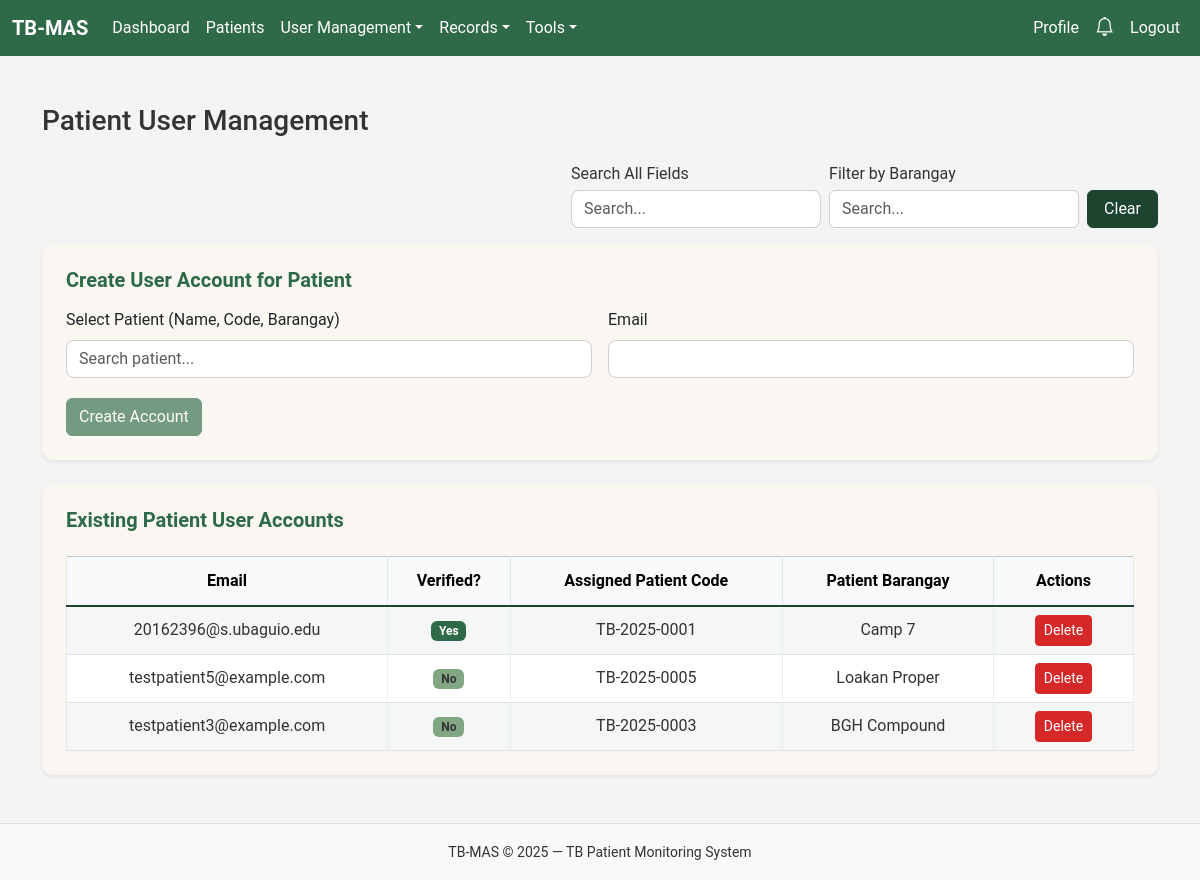
The app's page /public/admin/users.php (signed in), older data.
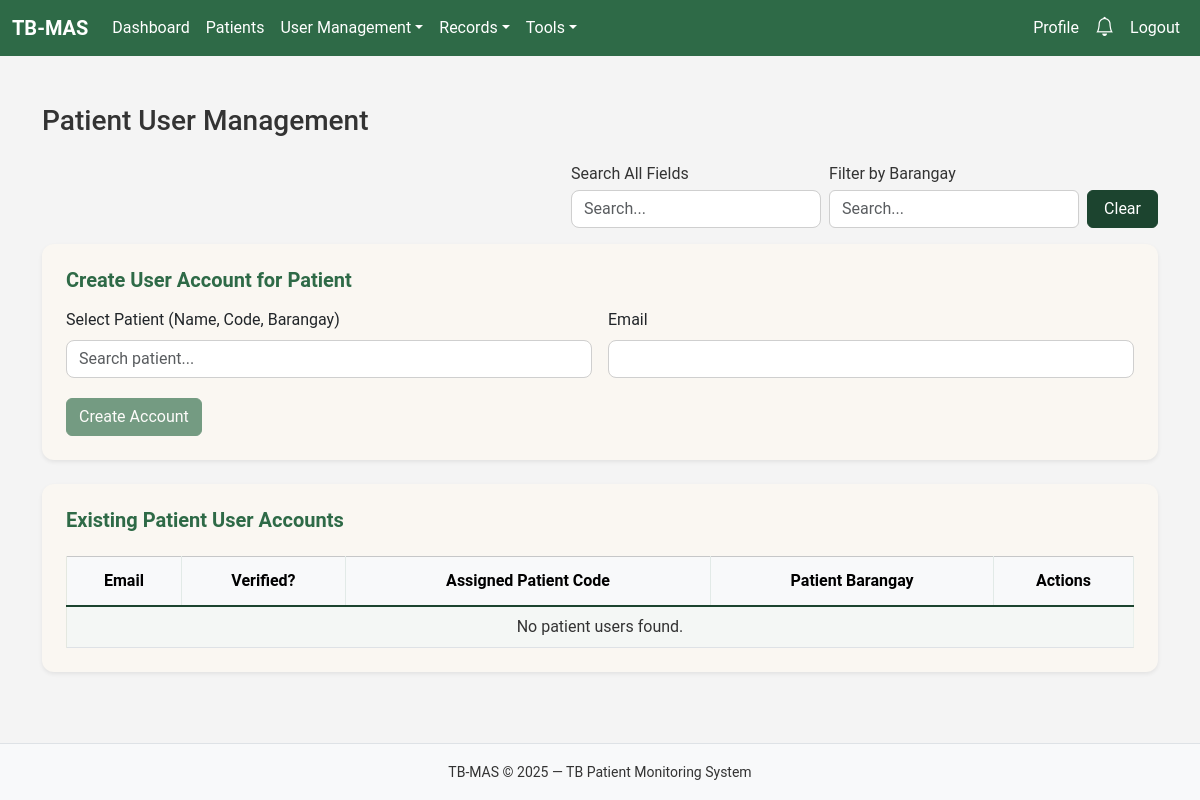
The same page, newer data.
### tables this page shows
CREATE TABLE `patients` (
  `patient_id` int(11) NOT NULL,
  `user_id` int(11) DEFAULT NULL,
  `patient_code` varchar(50) NOT NULL,
  `name` varchar(255) NOT NULL DEFAULT '',
  `age` int(11) DEFAULT NULL,
  `sex` enum('M','F','Unknown') DEFAULT 'Unknown',
  `barangay` varchar(100) NOT NULL,
  `contact_number` varchar(50) DEFAULT NULL,
  `philhealth_id` varchar(14) DEFAULT NULL,
  `tb_case_number` varchar(80) DEFAULT NULL,
  `bacteriological_status` enum('BC','CD','Unknown') DEFAULT 'Unknown',
  `anatomical_site` enum('P','EP','Unknown') DEFAULT 'Unknown',
  `drug_susceptibility` enum('DS','DR','Unknown') DEFAULT 'Unknown',
  `treatment_history` enum('New','Retreatment','Unknown') DEFAULT 'Unknown',
  `created_by` int(11) DEFAULT NULL,
  `created_at` timestamp NOT NULL DEFAULT current_timestamp()
);

CREATE TABLE `users` (
  `user_id` int(11) NOT NULL,
  `email` varchar(150) NOT NULL,
  `password_hash` varchar(255) NOT NULL,
  `role` enum('super_admin','health_worker','patient') NOT NULL,
  `barangay_assigned` varchar(100) DEFAULT NULL,
  `is_verified` tinyint(4) DEFAULT 0,
  `verification_token` varchar(150) DEFAULT NULL,
  `password_reset_required` tinyint(4) DEFAULT 1,
  `created_at` timestamp NOT NULL DEFAULT current_timestamp()
);

### public/admin/users.php (the view, shortened to what this page needs)
<?php
require_once __DIR__.'/../partials/header.php';
require_once __DIR__.'/../partials/navbar.php';
$pdo = getDB();
$q = trim($_GET['q'] ?? '');
$sql = "
    SELECT u.*, p.patient_code, p.barangay AS patient_barangay
    FROM users u
    JOIN patients p ON p.user_id = u.user_id
    WHERE u.role = 'patient'
";
$params = [];
$sql .= " ORDER BY u.created_at DESC";
$stmt = $pdo->prepare($sql);
$stmt->execute($params);
$patientUsers = $stmt->fetchAll();
?>
<div class="container py-4">
  <h3 class="mb-4">Patient User Management</h3>
  <form class="d-flex justify-content-end mb-3"
        method="GET"
        action="/WEBSYS_FINAL_PROJECT/public/"
        data-ajax="patient_users">
      <div class="d-flex gap-2 align-items-end" style="max-width: 900px;">
          <div class="d-flex flex-column" style="width: 250px;">
              <label class="form-label mb-1">Search All Fields</label>
              <input name="q"
                    value="<?= htmlspecialchars($q) ?>"
                    class="form-control"
                    placeholder="Search...">
          </div>
          <div class="d-flex flex-column" style="width: 250px;">
              <label class="form-label mb-1">Filter by Barangay</label>
          </div>
        <button type="button" class="btn btn-secondary search-clear-btn"
                onclick="clearFilters(this.closest('form'))">
          Clear
        </button>
      </div>
  </form>
  <div class="card shadow-sm p-4 mb-4">
    <h5 class="mb-3">Create User Account for Patient</h5>
    <form method="POST" class="row g-3" action="/WEBSYS_FINAL_PROJECT/public/?route=user/create_patient_user">
      <div class="col-md-6">
        <label class="form-label">Select Patient (Name, Code, Barangay)</label>
      </div>
      <div class="col-md-6">
        <label class="form-label">Email</label>
        <input type="email" name="email" class="form-control" required>
      </div>
      <div class="col-12">
        <button class="btn btn-primary" type="submit">Create Account</button>
      </div>
    </form>
  </div>
  <div class="card shadow-sm p-4 mb-4">
    <h5>Existing Patient User Accounts</h5>
    <div class="table-responsive mt-3">
      <table class="table table-bordered table-striped align-middle">
        <thead class="table-light">
          <tr style="text-align: center;">
            <th>Email</th>
            <th>Verified?</th>
            <th>Assigned Patient Code</th>
            <th>Patient Barangay</th>
            <th style="width:140px; min-width:120px;">Actions</th>
          </tr>
        </thead>
        <tbody class="patient-table-body">
        <?php if (empty($patientUsers)): ?>
        <tr><td colspan="5" class="text-center text-muted">No patient users found.</td></tr>
        <?php else: ?>
        <?php foreach ($patientUsers as $u): ?>
          <tr>
            <td class="text-center"><?= htmlspecialchars($u['email']) ?></td>
            <td class="text-center"><?= $u['is_verified']
                  ? '<span class="badge bg-success">Yes</span>'
                  : '<span class="badge bg-warning text-dark">No</span>' ?>
            </td>
            <td class="text-center"><?= htmlspecialchars($u['patient_code']) ?></td>
            <td class="text-center"><?= htmlspecialchars($u['patient_barangay']) ?></td>
            <td class="text-center">
              <a href="/WEBSYS_FINAL_PROJECT/public/?route=user/delete_user&id=<?= $u['user_id'] ?>"
                onclick="return confirm('Delete this user?');"
                class="btn btn-danger btn-sm">Delete</a>
            </td>
          </tr>
        <?php endforeach; ?>
        <?php endif; ?>
        </tbody>
      </table>
    </div>
  </div>
</div>
<?php include __DIR__.'/../partials/footer.php'; ?>

### public/partials/header.php (shortened to what this page needs)
<!DOCTYPE html>
<html lang="en">
<head>
  <link href="https://cdn.jsdelivr.net/npm/bootstrap@5.3.2/dist/css/bootstrap.min.css" rel="stylesheet">
  <link href="https://cdn.jsdelivr.net/npm/bootstrap-icons@1.11.3/font/bootstrap-icons.css" rel="stylesheet">
  <link href="/WEBSYS_FINAL_PROJECT/public/assets/css/app.css" rel="stylesheet">
</head>
<body>

### public/partials/navbar.php (shortened to what this page needs)
<?php
$user = $_SESSION['user'] ?? null;
require_once __DIR__ . '/../../src/models/NotificationModel.php';
?>
<link rel="stylesheet" href="https://cdn.jsdelivr.net/npm/bootstrap-icons@1.10.5/font/bootstrap-icons.css">
<nav class="navbar navbar-expand-lg bg-primary mb-4" data-bs-theme="dark">
  <div class="container-fluid">
    <?php
      $brandLink = "/WEBSYS_FINAL_PROJECT/public/login.php";
      if ($user) {
          if ($user['role'] === 'super_admin') {
              $brandLink = "/WEBSYS_FINAL_PROJECT/public/?route=admin/dashboard";
          } elseif ($user['role'] === 'health_worker') {
              $brandLink = "/WEBSYS_FINAL_PROJECT/public/?route=health/dashboard";
          } elseif ($user['role'] === 'patient') {
              $brandLink = "/WEBSYS_FINAL_PROJECT/public/?route=patientdashboard/index";
          }
      }
    ?>
    <a class="navbar-brand fw-bold" href="<?= $brandLink ?>">TB-MAS</a>
    <div class="collapse navbar-collapse" id="navbarColor01">
      <ul class="navbar-nav me-auto">
        <?php if ($user): ?>
          <?php if ($user['role'] === 'super_admin'): ?>
            <li class="nav-item"><a class="nav-link" href="/WEBSYS_FINAL_PROJECT/public/?route=admin/dashboard">Dashboard</a></li>
            <li class="nav-item"><a class="nav-link" href="/WEBSYS_FINAL_PROJECT/public/?route=patient/index">Patients</a></li>
            <li class="nav-item dropdown">
              <a class="nav-link dropdown-toggle" data-bs-toggle="dropdown" href="#">User Management</a>
            </li>
            <li class="nav-item dropdown">
              <a class="nav-link dropdown-toggle" data-bs-toggle="dropdown" href="#">Records</a>
            </li>
            <li class="nav-item dropdown">
              <a class="nav-link dropdown-toggle" data-bs-toggle="dropdown" href="#">Tools</a>
            </li>
          <?php endif; ?>
        <?php endif; ?>
      </ul>
      <ul class="navbar-nav align-items-center">
        <?php if ($user): ?>
          <li class="nav-item me-2">
            <?php if ($user['role'] === 'super_admin'): ?>
              <a class="nav-link" href="/WEBSYS_FINAL_PROJECT/public/?route=admin/profile">Profile</a>
            <?php elseif ($user['role'] === 'health_worker'): ?>
              <a class="nav-link" href="/WEBSYS_FINAL_PROJECT/public/?route=health/profile">Profile</a>
            <?php elseif ($user['role'] === 'patient'): ?>
              <a class="nav-link" href="/WEBSYS_FINAL_PROJECT/public/?route=patientdashboard/profile">Profile</a>
            <?php endif; ?>
          </li>
          <li class="nav-item dropdown me-2">
            <a class="nav-link position-relative" href="#" id="navNotifDropdown" data-bs-toggle="dropdown">
              <i class="bi bi-bell" style="font-size:1.2rem;color:#fff;"></i>
            </a>
          </li>
          <li class="nav-item">
            <a class="nav-link" href="/WEBSYS_FINAL_PROJECT/public/?route=auth/logout">Logout</a>
          </li>
        <?php else: ?>
          <li class="nav-item"><a class="nav-link" href="/WEBSYS_FINAL_PROJECT/public/login.php">Login</a></li>
        <?php endif; ?>
      </ul>
    </div>
  </div>
</nav>

### public/partials/footer.php (shortened to what this page needs)
  <footer class="mt-auto py-3 bg-light text-center border-top">
    <small>TB‑MAS © <?= date('Y') ?> — TB Patient Monitoring System</small>
  </footer>
</body>
</html>

### public/assets/css/app.css (style rules this page uses)
:root { --primary-green: #2E6A47; --accent-green: #81A684; --pine-green: #1C442F; --tb-red: #D62828; --bg-light: #F4F4F4; --bg-alt: #FAF7F2; --text-dark: #333333; --text-light: #FFFFFF; }
:root { --bs-primary: var(--primary-green) !important; --bs-primary-rgb: 46, 106, 71 !important; --bs-success: var(--primary-green) !important; --bs-success-rgb: 46,106,71 !important; --bs-danger: var(--tb-red) !important; --bs-danger-rgb: 214,40,40 !important; --bs-link-color: var(--primary-green) !important; --bs-link-hover-color: var(--pine-green) !important; --bs-dropdown-link-hover-bg: var(--accent-green) !important; --bs-dropdown-link-active-bg: var(--primary-green) !important; }
body { background-color: var(--bg-light); color: var(--text-dark); min-height: 100vh; display: flex; flex-direction: column; font-family: "Roboto", sans-serif; }
.navbar { background: var(--primary-green) !important; }
.navbar-brand, .navbar .nav-link, .navbar-toggler-icon { color: var(--text-light) !important; }
.card { background: var(--bg-alt); border: none !important; border-radius: 12px; box-shadow: 0 3px 8px rgba(0,0,0,0.08); }
.card h3, .card h5 { color: var(--primary-green); font-weight: 600; }
.btn-primary { background-color: var(--primary-green) !important; border-color: var(--primary-green) !important; color: var(--text-light) !important; }
.btn-secondary { background-color: var(--pine-green) !important; border-color: var(--pine-green) !important; }
.form-control, .form-select { border-radius: 8px; border: 1px solid #cfcfcf; }
.table { --bs-table-striped-bg: rgba(46, 106, 71, 0.05) !important; --bs-table-striped-color: var(--text-dark) !important; margin-bottom: 0; }
.table thead { background: var(--primary-green) !important; color: var(--text-light) !important; border-bottom: 2px solid var(--pine-green) !important; }
.table thead th { border-bottom: none !important; font-weight: 600 !important; padding: 12px 8px !important; }
.table tbody tr:nth-child(odd) { background-color: rgba(244, 244, 244, 0.6) !important; }
.table td, .table th { vertical-align: middle !important; border-color: rgba(46, 106, 71, 0.1) !important; }
.table-striped > tbody > tr:nth-child(2n+1) > * { color: var(--text-dark) !important; }
footer { background: var(--bg-alt) !important; color: var(--text-dark) !important; }
.position-relative { margin: 0 !important; padding: 0 !important; display: flex !important; flex-direction: column !important; justify-content: flex-end !important; }
.search-clear-btn { height: 38px !important; padding: 6px 16px !important; align-self: flex-end !important; display: flex; align-items: center; }
.btn-danger { background-color: var(--tb-red) !important; border-color: var(--tb-red) !important; }
.table tbody tr:nth-child(even) { background-color: var(--text-light) !important; }
.table-striped > tbody > tr:nth-child(2n) > * { color: var(--text-dark) !important; }
.badge.bg-success { background: var(--primary-green) !important; }
.badge.bg-warning { background: var(--accent-green) !important; color: var(--text-dark) !important; }

Row changes from the older to the newer data that the page shows:
removed patients: user.email "20162396@s.ubaguio.edu", shows "Yes", patient_code "TB-2025-0001", barangay "Camp 7"
removed patients: user.email "testpatient5@example.com", shows "No", patient_code "TB-2025-0005", barangay "Loakan Proper"
removed patients: user.email "testpatient3@example.com", shows "No", patient_code "TB-2025-0003", barangay "BGH Compound"
Text that changed along with them:
text now shown: "No patient users found."
